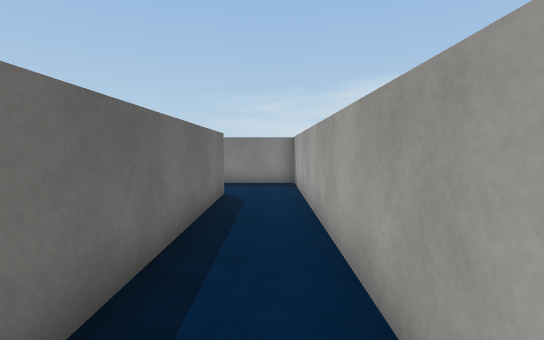
[1] (above)

18 first-person views from a walk through a 3-D level made in the Unity game engine. The camera is 1.4 m above the floor, tilts 4° down and sees 85° across. The floor is counted in squares, 1 m on a side. Each view is taken from the middle of a square. On the plan, view 1 faces up. The plan holds only what a view shows up to about 14 squares ahead; the rest is blank. The place goes on beyond the plan. The player is left out. Surface patterns are stand-ins for the level's own textures.

[2]
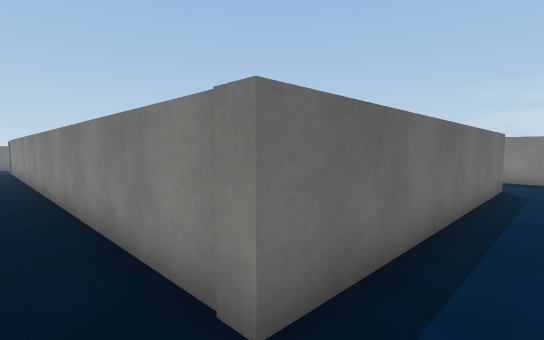

[3]
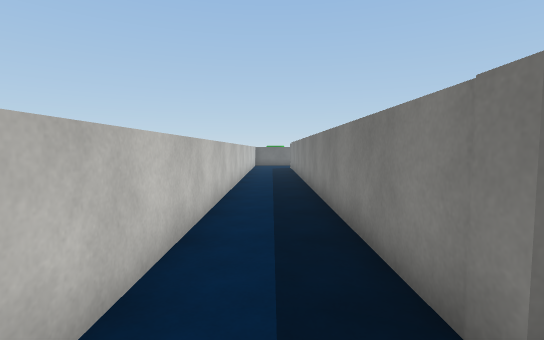

[4]
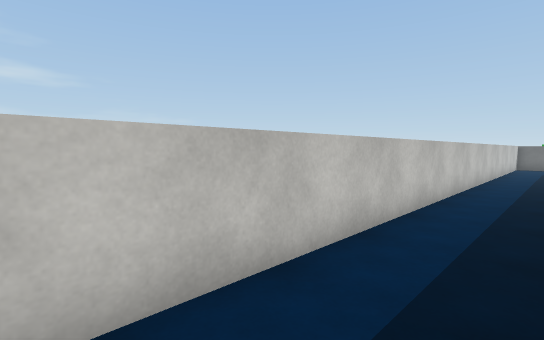

[5]
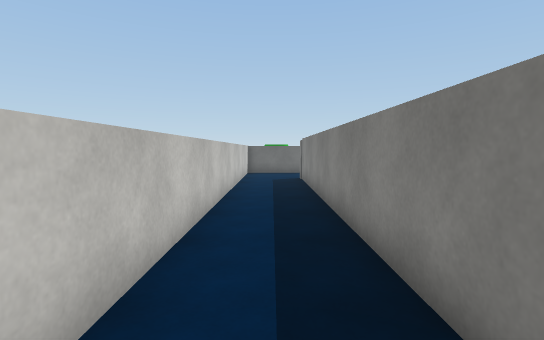

[6]
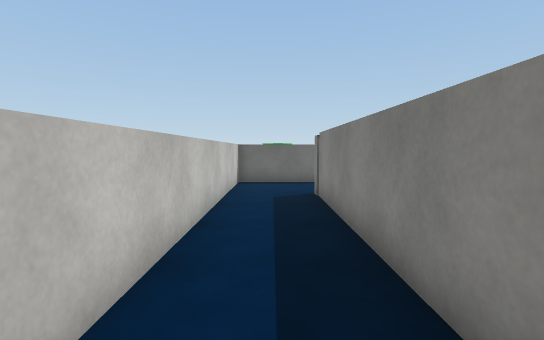

[7]
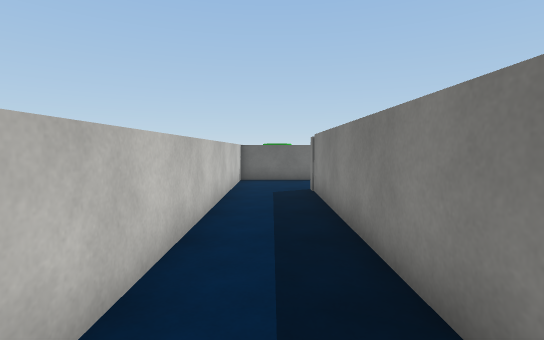

[8]
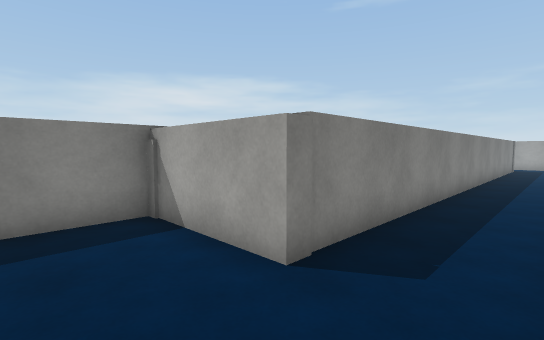

[9]
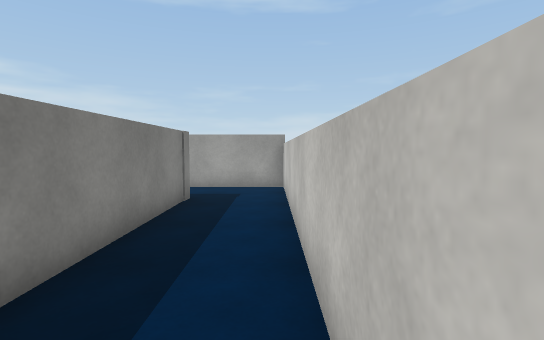

[10]
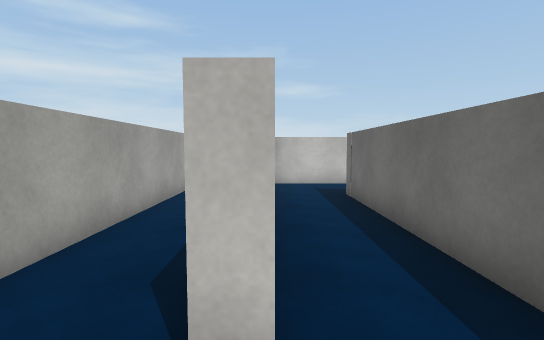

[11]
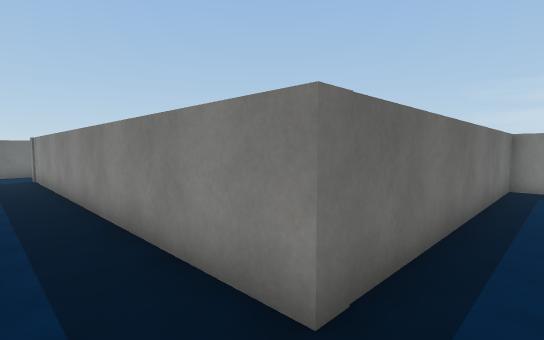

[12]
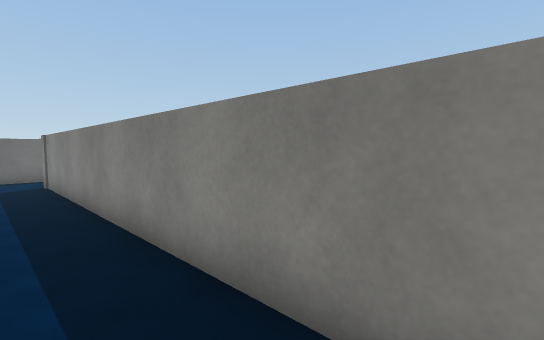

[13]
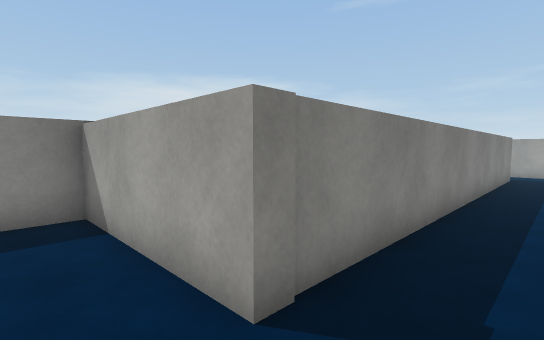

[14]
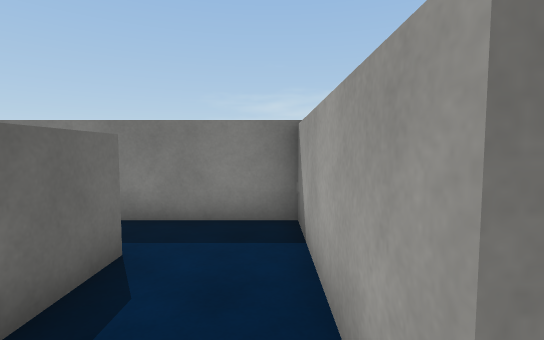

[15]
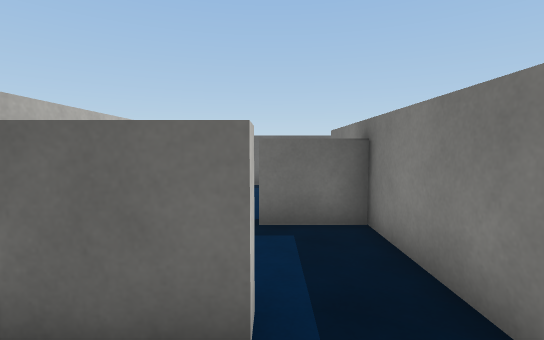

[16]
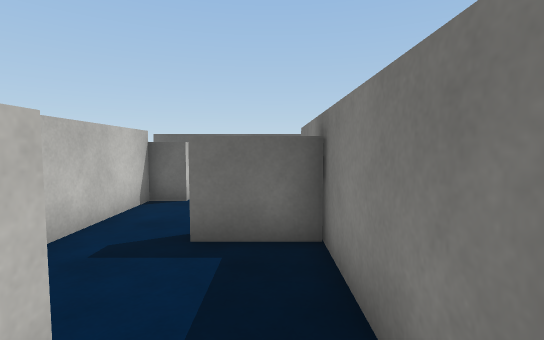

[17]
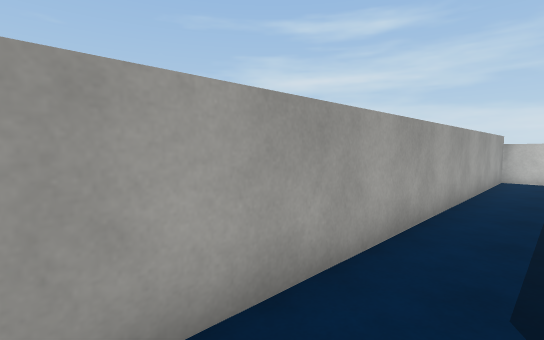

[18]
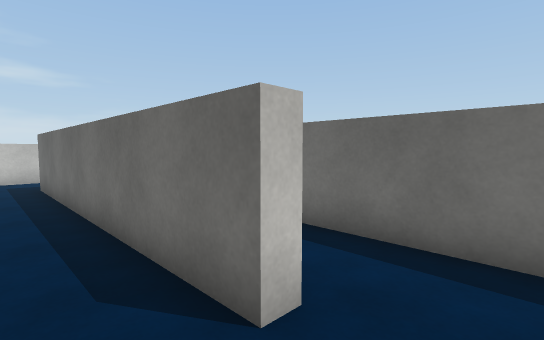

### Floor plan
Ten units are one square. View 1 is at (0, 0); x grows to the right and y downward. Boxes are objects, and circles mark ways between rooms. Rooms are numbered by the first view taken in them; rooms with no view inside come last. Other rooms are left out.
<svg viewBox="-269 -129 283 178">
<path fill="none" stroke="#000" d="M-21 -94 -15 -94 -15 16 -224 16 -224 -22 -249 -22M-256 11 -256 44 9 44 9 -124 -20 -124M-51 11 -21 11M-230 -27 -225 -27M-225 -49 -220 -49 -220 -6M-264 -27 -252 -27M-254 -69 -254 -48M-43 -124 -43 -18 -195 -18 -195 -68 -260 -68"/>
<circle cx="-20" cy="-105" r="3" fill="#2a7"/>
<text x="-110" y="20">1</text>
<text x="-140" y="-10">2</text>
</svg>
Room 1 opens to room 2.

Where each view was taken, in squares from view 1:
view 1: 0 up, 0 right, facing up
view 2: 3 down, 0 right, facing up-left
view 3: 3 down, 0 right, facing left
view 4: 2 down, 0 right, facing down-left
view 5: 3 down, 8 left, facing left
view 6: 3 down, 13 left, facing left
view 7: 3 down, 12 left, facing left
view 8: 4 down, 25 left, facing up-right
view 9: 4 down, 10 left, facing right
view 10: 11 up, 2 left, facing down
view 11: 0 up, 3 left, facing up-left
view 12: 0 up, 6 left, facing up-left
view 13: 0 up, 21 left, facing up-right
view 14: 1 up, 20 left, facing up
view 15: 5 up, 20 left, facing left
view 16: 6 up, 21 left, facing left
view 17: 11 up, 1 left, facing down-right
view 18: 11 up, 0 right, facing down-left
